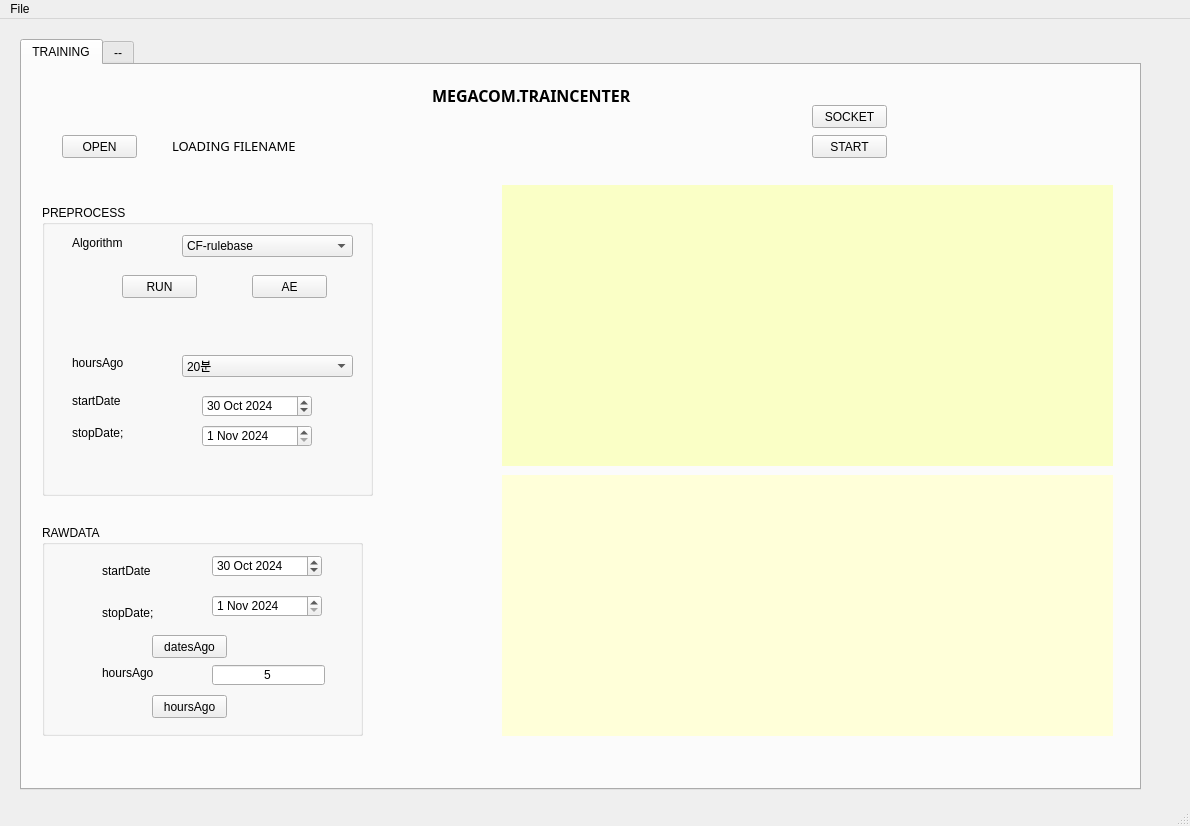
<?xml version="1.0" encoding="UTF-8"?>
<ui version="4.0">
 <class>MainWindow</class>
 <widget class="QMainWindow" name="MainWindow">
  <property name="geometry">
   <rect>
    <x>0</x>
    <y>0</y>
    <width>1190</width>
    <height>826</height>
   </rect>
  </property>
  <property name="windowTitle">
   <string>MainWindow</string>
  </property>
  <widget class="QWidget" name="centralwidget">
   <widget class="QTabWidget" name="tabWidget">
    <property name="geometry">
     <rect>
      <x>20</x>
      <y>20</y>
      <width>1121</width>
      <height>751</height>
     </rect>
    </property>
    <property name="font">
     <font>
      <family>Arial</family>
     </font>
    </property>
    <property name="currentIndex">
     <number>0</number>
    </property>
    <widget class="QWidget" name="tab">
     <attribute name="title">
      <string>TRAINING</string>
     </attribute>
     <widget class="QPushButton" name="BTN_connectDb">
      <property name="geometry">
       <rect>
        <x>790</x>
        <y>40</y>
        <width>75</width>
        <height>23</height>
       </rect>
      </property>
      <property name="text">
       <string>SOCKET</string>
      </property>
     </widget>
     <widget class="QGroupBox" name="groupBox">
      <property name="geometry">
       <rect>
        <x>20</x>
        <y>460</y>
        <width>321</width>
        <height>211</height>
       </rect>
      </property>
      <property name="title">
       <string>RAWDATA</string>
      </property>
      <widget class="QDateEdit" name="dEDT_startDate">
       <property name="geometry">
        <rect>
         <x>170</x>
         <y>30</y>
         <width>110</width>
         <height>22</height>
        </rect>
       </property>
       <property name="dateTime">
        <datetime>
         <hour>0</hour>
         <minute>0</minute>
         <second>0</second>
         <year>2024</year>
         <month>10</month>
         <day>30</day>
        </datetime>
       </property>
      </widget>
      <widget class="QLabel" name="label">
       <property name="geometry">
        <rect>
         <x>60</x>
         <y>40</y>
         <width>56</width>
         <height>12</height>
        </rect>
       </property>
       <property name="text">
        <string>startDate</string>
       </property>
      </widget>
      <widget class="QDateEdit" name="dEDT_stopDate">
       <property name="geometry">
        <rect>
         <x>170</x>
         <y>70</y>
         <width>110</width>
         <height>22</height>
        </rect>
       </property>
       <property name="dateTime">
        <datetime>
         <hour>0</hour>
         <minute>0</minute>
         <second>0</second>
         <year>2024</year>
         <month>11</month>
         <day>1</day>
        </datetime>
       </property>
      </widget>
      <widget class="QLabel" name="label_2">
       <property name="geometry">
        <rect>
         <x>60</x>
         <y>80</y>
         <width>71</width>
         <height>16</height>
        </rect>
       </property>
       <property name="text">
        <string>stopDate;</string>
       </property>
      </widget>
      <widget class="QPushButton" name="BTN_retrieve_datesAgo">
       <property name="geometry">
        <rect>
         <x>110</x>
         <y>110</y>
         <width>75</width>
         <height>23</height>
        </rect>
       </property>
       <property name="text">
        <string>datesAgo</string>
       </property>
      </widget>
      <widget class="QPushButton" name="BTN_retrieve_hoursAgo">
       <property name="geometry">
        <rect>
         <x>110</x>
         <y>170</y>
         <width>75</width>
         <height>23</height>
        </rect>
       </property>
       <property name="text">
        <string>hoursAgo</string>
       </property>
      </widget>
      <widget class="QLineEdit" name="lineEDT_hoursAgo">
       <property name="geometry">
        <rect>
         <x>170</x>
         <y>140</y>
         <width>113</width>
         <height>20</height>
        </rect>
       </property>
       <property name="text">
        <string>5</string>
       </property>
       <property name="alignment">
        <set>Qt::AlignCenter</set>
       </property>
      </widget>
      <widget class="QLabel" name="label_3">
       <property name="geometry">
        <rect>
         <x>60</x>
         <y>140</y>
         <width>71</width>
         <height>16</height>
        </rect>
       </property>
       <property name="text">
        <string>hoursAgo</string>
       </property>
      </widget>
     </widget>
     <widget class="QLabel" name="label_4">
      <property name="geometry">
       <rect>
        <x>410</x>
        <y>20</y>
        <width>281</width>
        <height>20</height>
       </rect>
      </property>
      <property name="font">
       <font>
        <family>Arial Black</family>
        <pointsize>12</pointsize>
        <weight>75</weight>
        <bold>true</bold>
       </font>
      </property>
      <property name="text">
       <string>MEGACOM.TRAINCENTER</string>
      </property>
     </widget>
     <widget class="QPushButton" name="BTN_startThread">
      <property name="geometry">
       <rect>
        <x>790</x>
        <y>70</y>
        <width>75</width>
        <height>23</height>
       </rect>
      </property>
      <property name="text">
       <string>START</string>
      </property>
     </widget>
     <widget class="QGroupBox" name="groupBox_2">
      <property name="geometry">
       <rect>
        <x>20</x>
        <y>140</y>
        <width>331</width>
        <height>291</height>
       </rect>
      </property>
      <property name="title">
       <string>PREPROCESS</string>
      </property>
      <widget class="QComboBox" name="CmBOX_algorithm">
       <property name="geometry">
        <rect>
         <x>140</x>
         <y>30</y>
         <width>171</width>
         <height>22</height>
        </rect>
       </property>
       <item>
        <property name="text">
         <string>CF-rulebase</string>
        </property>
       </item>
       <item>
        <property name="text">
         <string>Random Forest</string>
        </property>
       </item>
       <item>
        <property name="text">
         <string>Isolation Forest</string>
        </property>
       </item>
       <item>
        <property name="text">
         <string>LSTM</string>
        </property>
       </item>
      </widget>
      <widget class="QLabel" name="label_5">
       <property name="geometry">
        <rect>
         <x>30</x>
         <y>30</y>
         <width>81</width>
         <height>16</height>
        </rect>
       </property>
       <property name="text">
        <string>Algorithm</string>
       </property>
      </widget>
      <widget class="QPushButton" name="BTN_run_preprocess">
       <property name="geometry">
        <rect>
         <x>80</x>
         <y>70</y>
         <width>75</width>
         <height>23</height>
        </rect>
       </property>
       <property name="text">
        <string>RUN</string>
       </property>
      </widget>
      <widget class="QDateEdit" name="dEDT_startDate_check">
       <property name="geometry">
        <rect>
         <x>160</x>
         <y>190</y>
         <width>110</width>
         <height>22</height>
        </rect>
       </property>
       <property name="dateTime">
        <datetime>
         <hour>0</hour>
         <minute>0</minute>
         <second>0</second>
         <year>2024</year>
         <month>10</month>
         <day>30</day>
        </datetime>
       </property>
      </widget>
      <widget class="QDateEdit" name="dEDT_stopDate_check">
       <property name="geometry">
        <rect>
         <x>160</x>
         <y>220</y>
         <width>110</width>
         <height>22</height>
        </rect>
       </property>
       <property name="dateTime">
        <datetime>
         <hour>0</hour>
         <minute>0</minute>
         <second>0</second>
         <year>2024</year>
         <month>11</month>
         <day>1</day>
        </datetime>
       </property>
      </widget>
      <widget class="QLabel" name="label_6">
       <property name="geometry">
        <rect>
         <x>30</x>
         <y>190</y>
         <width>56</width>
         <height>12</height>
        </rect>
       </property>
       <property name="text">
        <string>startDate</string>
       </property>
      </widget>
      <widget class="QLabel" name="label_7">
       <property name="geometry">
        <rect>
         <x>30</x>
         <y>220</y>
         <width>71</width>
         <height>16</height>
        </rect>
       </property>
       <property name="text">
        <string>stopDate;</string>
       </property>
      </widget>
      <widget class="QLabel" name="label_8">
       <property name="geometry">
        <rect>
         <x>30</x>
         <y>150</y>
         <width>71</width>
         <height>16</height>
        </rect>
       </property>
       <property name="text">
        <string>hoursAgo</string>
       </property>
      </widget>
      <widget class="QPushButton" name="BTN_run_ae">
       <property name="geometry">
        <rect>
         <x>210</x>
         <y>70</y>
         <width>75</width>
         <height>23</height>
        </rect>
       </property>
       <property name="text">
        <string>AE</string>
       </property>
      </widget>
      <widget class="QComboBox" name="CmBOX_predictTime">
       <property name="geometry">
        <rect>
         <x>140</x>
         <y>150</y>
         <width>171</width>
         <height>22</height>
        </rect>
       </property>
       <item>
        <property name="text">
         <string>20분</string>
        </property>
       </item>
       <item>
        <property name="text">
         <string>30분</string>
        </property>
       </item>
       <item>
        <property name="text">
         <string>1시간</string>
        </property>
       </item>
       <item>
        <property name="text">
         <string>2시간</string>
        </property>
       </item>
       <item>
        <property name="text">
         <string>3시간</string>
        </property>
       </item>
       <item>
        <property name="text">
         <string>4시간</string>
        </property>
       </item>
       <item>
        <property name="text">
         <string>5시간</string>
        </property>
       </item>
      </widget>
     </widget>
     <widget class="QLabel" name="LBL_loadedFilename">
      <property name="geometry">
       <rect>
        <x>150</x>
        <y>73</y>
        <width>211</width>
        <height>16</height>
       </rect>
      </property>
      <property name="font">
       <font>
        <family>함초롬바탕</family>
        <pointsize>10</pointsize>
        <weight>50</weight>
        <bold>false</bold>
       </font>
      </property>
      <property name="text">
       <string>LOADING FILENAME</string>
      </property>
     </widget>
     <widget class="QPushButton" name="BTN_fileOpen">
      <property name="geometry">
       <rect>
        <x>40</x>
        <y>70</y>
        <width>75</width>
        <height>23</height>
       </rect>
      </property>
      <property name="text">
       <string>OPEN</string>
      </property>
     </widget>
     <widget class="QWidget" name="widget_tempGraph" native="true">
      <property name="geometry">
       <rect>
        <x>480</x>
        <y>120</y>
        <width>611</width>
        <height>281</height>
       </rect>
      </property>
      <property name="autoFillBackground">
       <bool>false</bool>
      </property>
      <property name="styleSheet">
       <string notr="true">background-color: rgb(250, 255, 198);</string>
      </property>
     </widget>
     <widget class="QWidget" name="widget_cfGraph" native="true">
      <property name="geometry">
       <rect>
        <x>480</x>
        <y>410</y>
        <width>611</width>
        <height>261</height>
       </rect>
      </property>
      <property name="autoFillBackground">
       <bool>false</bool>
      </property>
      <property name="styleSheet">
       <string notr="true">background-color: rgb(255, 255, 217);</string>
      </property>
     </widget>
    </widget>
    <widget class="QWidget" name="tab_2">
     <attribute name="title">
      <string>--</string>
     </attribute>
     <widget class="QWidget" name="widget_f1Graph" native="true">
      <property name="geometry">
       <rect>
        <x>180</x>
        <y>180</y>
        <width>481</width>
        <height>161</height>
       </rect>
      </property>
      <property name="autoFillBackground">
       <bool>true</bool>
      </property>
     </widget>
    </widget>
   </widget>
  </widget>
  <widget class="QMenuBar" name="menubar">
   <property name="geometry">
    <rect>
     <x>0</x>
     <y>0</y>
     <width>1190</width>
     <height>21</height>
    </rect>
   </property>
   <widget class="QMenu" name="menuFile">
    <property name="title">
     <string>File</string>
    </property>
    <addaction name="actionOpen"/>
   </widget>
   <addaction name="menuFile"/>
  </widget>
  <widget class="QStatusBar" name="statusbar"/>
  <action name="actionOpen">
   <property name="text">
    <string>Open</string>
   </property>
   <property name="font">
    <font>
     <family>Arial</family>
     <weight>50</weight>
     <bold>false</bold>
    </font>
   </property>
  </action>
 </widget>
 <resources/>
 <connections/>
</ui>
